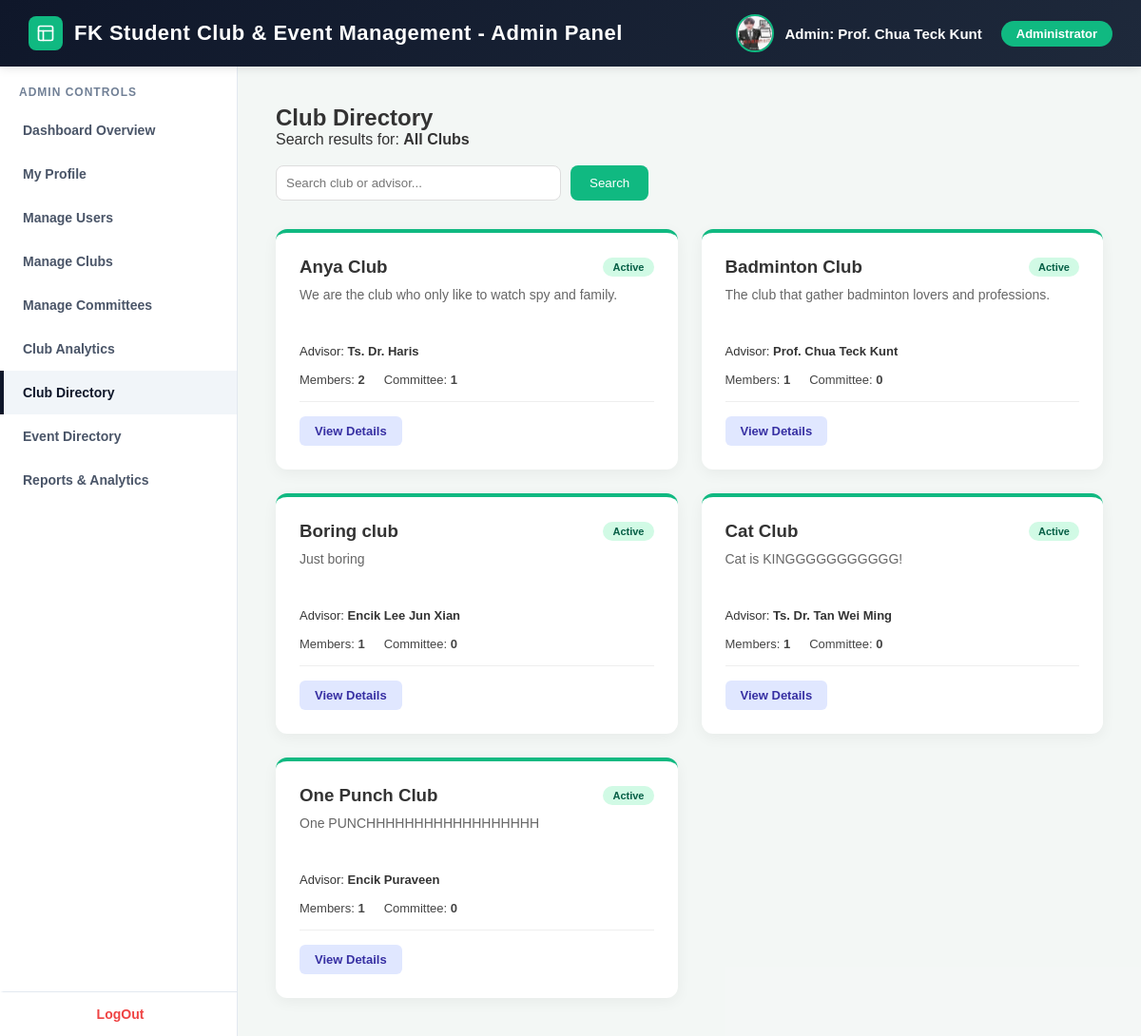
Screenshot of /admin/club_directory.php (signed in) with the database file from the repository.
### tables this page shows
CREATE TABLE `club` (
  `clubID` varchar(100) NOT NULL,
  `club_name` varchar(100) DEFAULT NULL,
  `club_desc` varchar(100) DEFAULT NULL,
  `userID` varchar(100) DEFAULT NULL,
  `club_operational_status` varchar(100) DEFAULT NULL,
  `club_photo` varchar(255) DEFAULT NULL
);

### admin/admin_login_materials.php (called while the page is built, shortened)
<?php
require_once '../db_connection.php';
$userID = $_SESSION['userID'];
$username = $_SESSION['user_username'];
$role = $_SESSION['user_role'];
try {
    $sql_profile = "SELECT admin_name, admin_department, admin_position, admin_photo FROM administrator WHERE userID = '$userID'";
    $result_profile = mysqli_query($link, $sql_profile);
    if ($result_profile && mysqli_num_rows($result_profile) > 0) {
        $row = mysqli_fetch_assoc($result_profile);
        $admin_name = !empty($row['admin_name']) ? $row['admin_name'] : $username;
        $photo_path = !empty($row['admin_photo']) ? $row['admin_photo'] : "";
    }
} catch (Exception $e) {}
?>

### admin/club_directory.php (the view, shortened to what this page needs)
<?php
require_once 'admin_login_materials.php';
$search = isset($_GET['search']) ? mysqli_real_escape_string($link, trim($_GET['search'])) : "";
$filter = isset($_GET['status']) ? mysqli_real_escape_string($link, $_GET['status']) : "Active";
$status_clause = ($role == 'Administrator' && $filter != 'All') ? "AND c.club_operational_status = '$filter'" : ($role != 'Administrator' ? "AND c.club_operational_status = 'Active'" : "");
$search_clause = $search ? "AND (c.club_name LIKE '%$search%' OR adm.admin_name LIKE '%$search%' OR stu.stu_name LIKE '%$search%')" : "";
$sql = "
    SELECT c.*,
           COALESCE(adm.admin_name, stu.stu_name, 'No Advisor') AS advisor_display,
           COUNT(DISTINCT m.memberID) as member_count,
           (SELECT COUNT(*)
            FROM membership m2
            JOIN membershiprole mr ON m2.roleID = mr.roleID
            WHERE m2.clubID = c.clubID
            AND mr.m_role_desc IN ('President', 'Vice President', 'Secretary', 'Treasurer')
           ) as committee_count
    FROM club c
    LEFT JOIN administrator adm ON c.userID = adm.userID
    LEFT JOIN students stu ON c.userID = stu.userID
    LEFT JOIN membership m ON c.clubID = m.clubID
    WHERE 1=1 $status_clause $search_clause
    GROUP BY c.clubID
    ORDER BY c.club_name ASC
";
$res_clubs = mysqli_query($link, $sql);
$clubs = [];
while ($r = mysqli_fetch_assoc($res_clubs)) { $clubs[] = $r; }
?>
<!DOCTYPE html>
<html lang="en">
<head>
</head>
<body>
    <?php include 'administrator_background.php'; ?>
    <div class="content-area">
        <div class="page-header">
            <h2>Club Directory</h2>
            <p>Search results for: <strong><?php echo $search ?: "All Clubs"; ?></strong></p>
        </div><br>
        <form method="GET" class="filter-bar" style="margin-bottom: 30px; display: flex; gap: 10px;">
            <input type="text" name="search" placeholder="Search club or advisor..." value="<?php echo htmlspecialchars($search); ?>" style="padding: 10px; border-radius: 8px; border: 1px solid #ddd; width: 300px;">
            <button type="submit" style="padding: 10px 20px; background: #10b981; color: white; border: none; border-radius: 8px; cursor: pointer;">Search</button>
        </form>
        <div class="clubs-grid" style="display: grid; grid-template-columns: repeat(auto-fill, minmax(350px, 1fr)); gap: 25px;">
            <?php foreach ($clubs as $club): ?>
                <div class="club-card">
                    <div style="display:flex; justify-content: space-between; align-items: center; margin-bottom: 10px;">
                        <h3 style="margin:0;"><?php echo htmlspecialchars($club['club_name']); ?></h3>
                        <span class="status-badge status-active"><?php echo $club['club_operational_status']; ?></span>
                    </div>
                    <p style="color: #666; font-size: 14px; height: 45px; overflow: hidden;"><?php echo htmlspecialchars($club['club_desc']); ?></p>
                    <div style="font-size: 13px; margin: 15px 0;">
                        Advisor: <strong><?php echo htmlspecialchars($club['advisor_display']); ?></strong>
                    </div>
                    <div style="display: flex; gap: 20px; font-size: 13px; color: #444; border-bottom: 1px solid #eee; padding-bottom: 15px; margin-bottom: 15px;">
                        <span>Members: <strong><?php echo $club['member_count']; ?></strong></span>
                        <span>Committee: <strong><?php echo $club['committee_count']; ?></strong></span>
                    </div>
                    <div style="display: flex; justify-content: space-between; align-items: center;">
                        <a href="club_details.php?clubID=<?php echo $club['clubID']; ?>" class="btn btn-view">View Details</a>
                    </div>
                </div>
            <?php endforeach; ?>
        </div>
    </div>
    </div> </body>
</html>

### admin/administrator_background.php (shortened to what this page needs)
<?php
$current_page = basename($_SERVER['PHP_SELF']);
?>
<div class="top-bar">
    <div class="system-title">
        <div class="system-logo">
        </div>
        FK Student Club & Event Management - Admin Panel
    </div>
    <div class="user-profile-section">
        <div class="profile-group">
            <div class="top-bar-photo">
                <?php if (!empty($photo_path)): ?>
                    <img src="<?php echo htmlspecialchars($photo_path); ?>" alt="Profile" style="width: 100%; height: 100%; object-fit: cover;">
                <?php else: ?>
                    <?php echo strtoupper(substr($admin_name, 0, 1)); ?>
                <?php endif; ?>
            </div>
            <div class="welcome-text">Admin: <?php echo isset($admin_name) ? $admin_name : $_SESSION['user_username']; ?></div>
        </div>
        <div class="role-badge">Administrator</div>
    </div>
</div>
<div class="main-layout">
    <div class="sidebar">
        <div class="sidebar-title">Admin Controls</div>
        <a href="administrator_dashboard.php" class="<?= ($current_page == 'administrator_dashboard.php') ? 'active' : '' ?>">Dashboard Overview</a>
        <a href="admin_profile.php" class="<?= ($current_page == 'admin_profile.php') ? 'active' : '' ?>">My Profile</a>
        <a href="manage_users.php" class="<?= ($current_page == 'manage_users.php') ? 'active' : '' ?>">Manage Users</a>
        <a href="manage_clubs.php" class="<?= ($current_page == 'manage_clubs.php' || $current_page == 'create_club.php') ? 'active' : '' ?>">Manage Clubs</a>
        <a href="manage_committees.php" class="<?= ($current_page == 'manage_committees.php' || $current_page == 'comdetails.php') ? 'active' : '' ?>">Manage Committees</a>
        <a href="club_dashboard.php" class="<?= ($current_page == 'club_dashboard.php') ? 'active' : '' ?>">Club Analytics</a>
        <a href="club_directory.php" class="<?= ($current_page == 'club_directory.php' || $current_page == 'club_details.php') ? 'active' : '' ?>">Club Directory</a>
        <a href="event_directory.php" class="<?= ($current_page == 'event_directory.php' || $current_page == 'engagement_trend.php' || $current_page == 'capacity_control.php') ? 'active' : '' ?>">Event Directory</a>
        <a href="system_reports.php" class="<?= ($current_page == 'system_reports.php' || $current_page == 'participation_and_attendance_dashboard.php') ? 'active' : '' ?>">Reports & Analytics</a>
        <a href="../logout.php" class="logout-btn">LogOut</a>
    </div>

### admin/club_directory.php (style rules this page uses)
.main-layout { display: flex; flex: 1; position: relative; z-index: 1; }
.content-area { flex: 1; padding: 40px; overflow-y: auto; background: rgba(244, 247, 246, 0.95); }
.club-card { background: white; border-radius: 12px; padding: 25px; box-shadow: 0 4px 15px rgba(0,0,0,0.05); border-top: 4px solid #10b981; }
.status-badge { padding: 4px 10px; border-radius: 20px; font-size: 11px; font-weight: bold; }
.status-active { background-color: #d1fae5; color: #065f46; }
.btn { padding: 8px 16px; border-radius: 6px; text-decoration: none; font-weight: bold; display: inline-block; font-size: 13px; }
.btn-view { background: #e0e7ff; color: #3730a3; }

### admin/administrator_background.php (style rules this page uses)
* { margin: 0; padding: 0; box-sizing: border-box; font-family: Arial, Helvetica, sans-serif; }
body { display: flex; flex-direction: column; height: 100vh; background-color: #f4f7f6; color: #333; }
.top-bar { background: linear-gradient(135deg, #0f172a 0%, #1e293b 100%); color: white; padding: 15px 30px; display: flex; justify-content: space-between; align-items: center; box-shadow: 0 2px 10px rgba(0,0,0,0.1); z-index: 10; }
.system-title { font-size: 22px; font-weight: bold; letter-spacing: 0.5px; display: flex; align-items: center; gap: 12px; }
.system-logo { width: 36px; height: 36px; background-color: #10b981; color: white; border-radius: 8px; display: flex; justify-content: center; align-items: center; }
.user-profile-section { display: flex; align-items: center; gap: 20px; }
.profile-group { display: flex; align-items: center; gap: 12px; }
.top-bar-photo { width: 40px; height: 40px; background-color: #334155; border-radius: 50%; border: 2px solid #10b981; display: flex; justify-content: center; align-items: center; overflow: hidden; font-size: 14px; font-weight: bold; color: white; }
.welcome-text { font-size: 15px; font-weight: bold; }
.role-badge { background-color: #10b981; padding: 6px 16px; border-radius: 20px; font-size: 13px; font-weight: bold; color: white; }
.main-layout { display: flex; flex: 1; overflow: hidden; }
.sidebar { width: 250px; background-color: white; border-right: 1px solid #e2e8f0; padding-top: 20px; display: flex; flex-direction: column; flex-shrink: 0; }
.sidebar-title { padding: 0 20px 10px 20px; font-size: 12px; text-transform: uppercase; color: #718096; font-weight: bold; letter-spacing: 1px; }
.sidebar a { padding: 15px 20px; color: #4a5568; text-decoration: none; font-weight: bold; font-size: 14px; border-left: 4px solid transparent; transition: all 0.3s; }
.sidebar a.active { background-color: #f1f5f9; color: #0f172a; border-left: 4px solid #0f172a; }
.logout-btn { margin-top: auto; border-top: 1px solid #e2e8f0; color: #ef4444 !important; text-align: center; }
.content-area { flex: 1; padding: 40px; overflow-y: auto; }

### rows the page displays
club: club_name "Anya Club", club_operational_status "Active", club_desc "We are the club who only like to watch spy and family.", advisor_display "Ts. Dr. Haris", member_count "2", committee_count "1"
club: club_name "Badminton Club", club_operational_status "Active", club_desc "The club that gather badminton lovers and professions.", advisor_display "Prof. Chua Teck Kunt", member_count "1", committee_count "0"
club: club_name "Boring club", club_operational_status "Active", club_desc "Just boring", advisor_display "Encik Lee Jun Xian", member_count "1", committee_count "0"
club: club_name "Cat Club", club_operational_status "Active", club_desc "Cat is KINGGGGGGGGGGG!", advisor_display "Ts. Dr. Tan Wei Ming", member_count "1", committee_count "0"
club: club_name "One Punch Club", club_operational_status "Active", club_desc "One PUNCHHHHHHHHHHHHHHHHHH", advisor_display "Encik Puraveen", member_count "1", committee_count "0"

### other values shown
$admin_name "Prof. Chua Teck Kunt"
$search ?: "All Clubs" "All Clubs"
